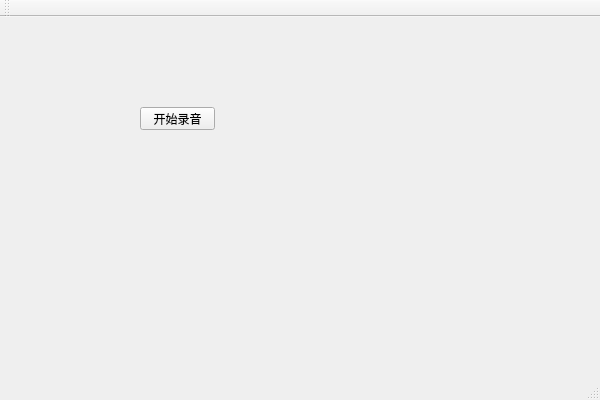
<?xml version="1.0" encoding="UTF-8"?>
<ui version="4.0">
 <class>MainWindowClass</class>
 <widget class="QMainWindow" name="MainWindowClass">
  <property name="geometry">
   <rect>
    <x>0</x>
    <y>0</y>
    <width>600</width>
    <height>400</height>
   </rect>
  </property>
  <property name="windowTitle">
   <string>MainWindow</string>
  </property>
  <widget class="QWidget" name="centralWidget">
   <widget class="QPushButton" name="audioButton">
    <property name="geometry">
     <rect>
      <x>140</x>
      <y>90</y>
      <width>75</width>
      <height>23</height>
     </rect>
    </property>
    <property name="text">
     <string>开始录音</string>
    </property>
   </widget>
  </widget>
  <widget class="QToolBar" name="mainToolBar">
   <attribute name="toolBarArea">
    <enum>TopToolBarArea</enum>
   </attribute>
   <attribute name="toolBarBreak">
    <bool>false</bool>
   </attribute>
  </widget>
  <widget class="QStatusBar" name="statusBar"/>
 </widget>
 <layoutdefault spacing="6" margin="11"/>
 <resources>
  <include location="MainWindow.qrc"/>
 </resources>
 <connections/>
</ui>
